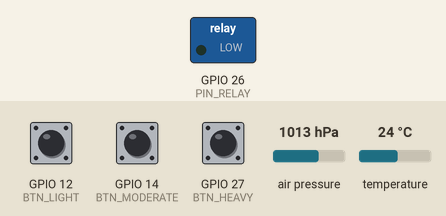
This program was run on a simulated ESP32. Shown: switched loads named in the program (green lamp = pin HIGH). Inputs (shaded band) come from the test bench; at power-on: air pressure 1013 hPa, GPIO 12 (BTN_LIGHT) HIGH, GPIO 14 (BTN_MODERATE) HIGH, GPIO 27 (BTN_HEAVY) HIGH, temperature 24 °C. WiFi joins after 1.5 s; servers stay silent unless stated; uploads are accepted with an empty reply; what the program prints to the serial monitor is not drawn.

Above: at 3.9 s.
4.0 s: air pressure set to 1009 hPa
5.5 s: air pressure set to 1006 hPa
At 6.1 s:
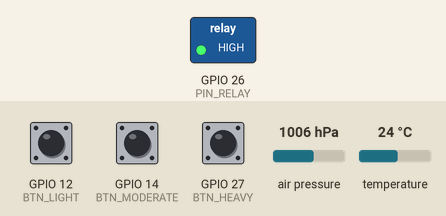
Timing chart, 0 to 8.5 s (numbered marks = the images above; inputs shaded):
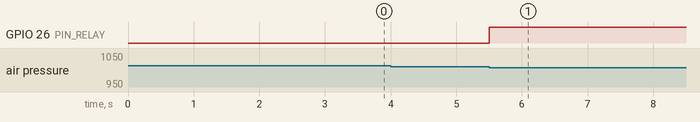

The program:

main.cpp
```cpp
// NebuFlow-IoT : ESP32 firmware (breath-actuated smart nebulizer)
// Control loop (core 1): reads BMP180, opens the relay/solenoid when the pressure drop
// exceeds the selected threshold. Network task (core 0): posts data to the Java server
// and receives mode / enable commands from the website. WiFi can never delay the valve.

#include <Arduino.h>
#include <WiFi.h>
#include <HTTPClient.h>
#include <Wire.h>
#include <Adafruit_BMP085.h>

// ======== EDIT THESE THREE LINES ========
const char* WIFI_SSID  = "YOUR_WIFI_NAME";
const char* WIFI_PASS  = "YOUR_WIFI_PASSWORD";
const char* SERVER_URL = "http://192.168.1.50:8080/api/telemetry";   // PC's IP printed by the Java server
// ========================================

const char* DEVICE_ID = "NEBUFLOW-ESP32-01";

// Pins (from the project circuit)
const int PIN_SDA = 21, PIN_SCL = 22;
const int BTN_LIGHT = 12, BTN_MODERATE = 14, BTN_HEAVY = 27;   // buttons to GND, internal pull-ups
const int PIN_RELAY = 26;                                      // HIGH = solenoid valve open

// Sensitivity modes: pressure drop (Pa) needed to open the valve
const char* MODE_NAMES[3] = {"light", "moderate", "heavy"};
const int   MODE_THRESHOLD[3] = {200, 500, 1000};

Adafruit_BMP085 bmp;   // works for BMP180 too

// Shared between the two tasks
volatile int   g_mode = 1;            // 0 light, 1 moderate, 2 heavy
volatile bool  g_enabled = true;      // set from the website
volatile bool  g_valve = false;
volatile float g_drop = 0;            // baseline - current pressure (Pa)
volatile float g_temp = 0;            // deg C
volatile long  g_lastCmdSeq = -1;

float baseline = 101325;              // Pa, calibrated at start-up
unsigned long lastBtn = 0, lastTemp = 0;

float readPressure() { return (float)bmp.readPressure(); }

void calibrateBaseline() {
  double sum = 0;
  for (int i = 0; i < 30; i++) { sum += readPressure(); delay(40); }
  baseline = sum / 30.0;
  Serial.printf("Baseline pressure: %.0f Pa\n", baseline);
}

void handleButtons() {
  if (millis() - lastBtn < 250) return;
  int m = -1;
  if (digitalRead(BTN_LIGHT) == LOW) m = 0;
  else if (digitalRead(BTN_MODERATE) == LOW) m = 1;
  else if (digitalRead(BTN_HEAVY) == LOW) m = 2;
  if (m >= 0) {
    g_mode = m;
    lastBtn = millis();
    Serial.printf("Mode (button): %s, threshold %d Pa\n", MODE_NAMES[m], MODE_THRESHOLD[m]);
  }
}

// ---------- network task ----------
void applyServerReply(const String& r) {
  int i = r.indexOf("\"cmdSeq\":");
  if (i < 0) return;
  long seq = r.substring(i + 9).toInt();
  if (seq == g_lastCmdSeq) return;           // nothing new from the website
  g_lastCmdSeq = seq;

  int mi = r.indexOf("\"mode\":\"");
  if (mi >= 0) {
    int s = mi + 8, e = r.indexOf('"', s);
    String m = r.substring(s, e);
    for (int k = 0; k < 3; k++) if (m == MODE_NAMES[k]) g_mode = k;
  }
  g_enabled = r.indexOf("\"enabled\":true") >= 0;
  Serial.printf("Command from website: mode=%s enabled=%d\n", MODE_NAMES[g_mode], (int)g_enabled);
}

void netTask(void*) {
  for (;;) {
    if (WiFi.status() != WL_CONNECTED) {
      WiFi.reconnect();
      vTaskDelay(pdMS_TO_TICKS(2000));
      continue;
    }
    char body[320];
    int mode = g_mode;
    snprintf(body, sizeof(body),
      "{\"device\":\"%s\",\"pressure\":%.1f,\"temp\":%.1f,\"valve\":%d,\"mode\":\"%s\","
      "\"threshold\":%d,\"rssi\":%d,\"uptime\":%lu,\"baseline\":%.0f}",
      DEVICE_ID, (float)(g_drop < 0 ? 0 : g_drop), (float)g_temp, g_valve ? 1 : 0,
      MODE_NAMES[mode], MODE_THRESHOLD[mode], WiFi.RSSI(), millis() / 1000, (float)baseline);

    HTTPClient http;
    http.setConnectTimeout(1000);
    http.setTimeout(1000);
    http.begin(SERVER_URL);
    http.addHeader("Content-Type", "application/json");
    int code = http.POST((uint8_t*)body, strlen(body));
    if (code == 200) applyServerReply(http.getString());
    else Serial.printf("Server error / unreachable (code %d)\n", code);
    http.end();
    vTaskDelay(pdMS_TO_TICKS(500));          // 2 updates per second
  }
}

void setup() {
  Serial.begin(115200);
  pinMode(BTN_LIGHT, INPUT_PULLUP);
  pinMode(BTN_MODERATE, INPUT_PULLUP);
  pinMode(BTN_HEAVY, INPUT_PULLUP);
  pinMode(PIN_RELAY, OUTPUT);
  digitalWrite(PIN_RELAY, LOW);              // valve closed at boot

  Wire.begin(PIN_SDA, PIN_SCL);
  if (!bmp.begin(BMP085_ULTRAHIGHRES)) {
    Serial.println("BMP180 not found - check SDA=21 SCL=22 wiring");
    for (;;) delay(1000);
  }
  calibrateBaseline();
  g_temp = bmp.readTemperature();

  WiFi.mode(WIFI_STA);
  WiFi.begin(WIFI_SSID, WIFI_PASS);
  Serial.print("Connecting WiFi");
  for (int i = 0; i < 30 && WiFi.status() != WL_CONNECTED; i++) { delay(500); Serial.print("."); }
  Serial.println(WiFi.status() == WL_CONNECTED ? "\nWiFi connected, IP: " + WiFi.localIP().toString()
                                               : "\nWiFi not connected (device still works offline)");

  xTaskCreatePinnedToCore(netTask, "net", 8192, nullptr, 1, nullptr, 0);
}

void loop() {
  handleButtons();

  float p = readPressure();
  float drop = baseline - p;                 // inhalation lowers the pressure in the tube
  g_drop = drop;

  if (millis() - lastTemp > 1000) { g_temp = bmp.readTemperature(); lastTemp = millis(); }

  int thr = MODE_THRESHOLD[g_mode];
  bool open = g_valve;
  if (!g_enabled) open = false;
  else if (drop > thr) open = true;          // sharp inhale -> release medicine
  else if (drop < thr * 0.5f) open = false;  // hysteresis: close when breath fades

  // slowly follow weather / altitude drift while idle
  if (!open && fabsf(drop) < 100) baseline += (p - baseline) * 0.005f;

  if (open != g_valve) {
    g_valve = open;
    digitalWrite(PIN_RELAY, open ? HIGH : LOW);
    Serial.printf("%s | drop=%.0f Pa (threshold %d) -> valve %s\n",
                  MODE_NAMES[g_mode], drop, thr, open ? "OPEN" : "CLOSED");
  }
  delay(40);
}
```

Measured:
- the behaviour switches between 1008 and 1007 hPa on air pressure (found by bisection; images 0 and 1)
- after the input at 4.0 s, every drawn part: stays the same
- after the input at 5.5 s, GPIO 26 (PIN_RELAY): LOW → HIGH at once
